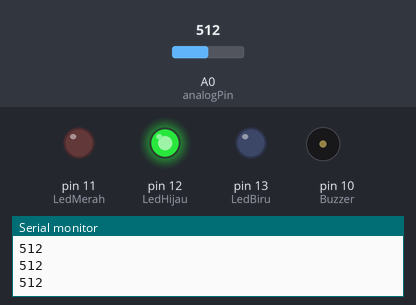
Simulated run of this sketch. Board: Arduino Uno, built with avr-gcc and run on an emulated ATmega328P. On the bench: output pins drawn as LEDs (lit = HIGH), buzzer (waves = sounding, pin HIGH), the last lines printed to the serial monitor. The inputs (shaded band) are chosen by the test bench; at power-on: A0 (analogPin) = 512.

Above: at 1.2 s.
1.3 s: A0 (analogPin) set to 543
2.8 s: A0 (analogPin) set to 558
At 3.5 s:
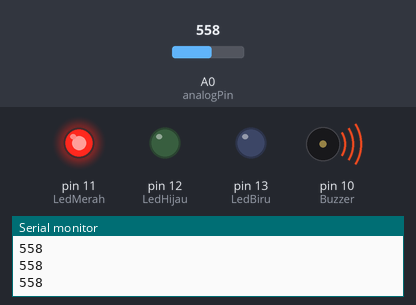
4.3 s: A0 (analogPin) set to 190
At 4.8 s:
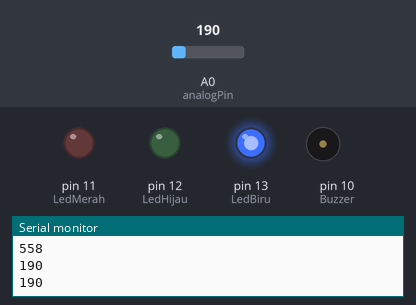
5.9 s: A0 (analogPin) set to 210
At 7.2 s:
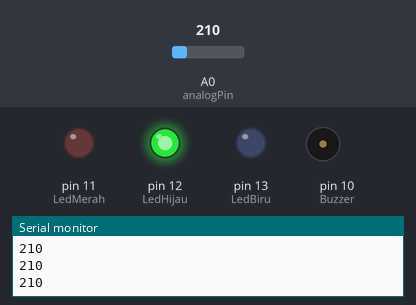
7.5 s: A0 (analogPin) set to 122
At 8.6 s:
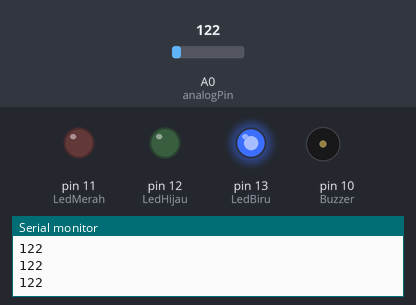
Timing chart, 0 to 10.1 s (numbered marks = the images above; inputs shaded):
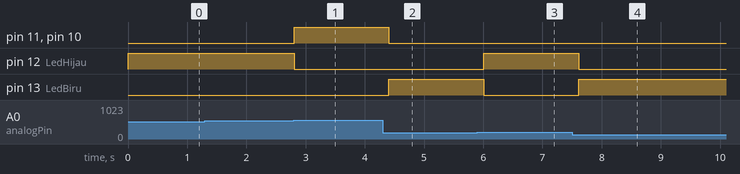

The sketch:

project.ino
```cpp
  // These constants won't change:
        const int analogPin = A0;    // pin that the sensor is attached to
        const int LedBiru = 13;       // pin that the LED is attached to
        const int LedHijau = 12;
        const int LedMerah = 11;
        const int Buzzer = 10;
        const int BatasBawah = 200 ; // an arbitrary threshold level that's in the range of the analoginput
        const int BatasAtas = 550;

        void setup() {
        // initialize the LED pin as an output:
        pinMode(LedMerah, OUTPUT);
        pinMode(LedHijau, OUTPUT) ;
        pinMode(LedBiru, OUTPUT) ;
        pinMode (Buzzer, OUTPUT);
        // initialize serial communications:
        Serial.begin(9600);
        }

        void loop() {
        // read the value of the potentiometer:
        int analogValue = analogRead(analogPin);

        // if the analog value is high enough, turn on the LED:
        if (analogValue < BatasBawah) {
         digitalWrite(LedBiru, HIGH);
        } else {
         digitalWrite(LedBiru, LOW);
        }

        if (analogValue > BatasBawah ) {
        digitalWrite(LedHijau, HIGH);
        } else {
        digitalWrite(LedHijau, LOW);
        }

       if (analogValue > BatasAtas) {
       digitalWrite(LedMerah, HIGH);
       digitalWrite(Buzzer , HIGH);
        digitalWrite(LedHijau, LOW);

      } else {
       digitalWrite(LedMerah, LOW);
       digitalWrite(Buzzer , LOW);

      }
      // print the analog value:
      Serial.println(analogValue);
      delay(200);        // delay in between reads for stability
    }
```

Measured:
- the behaviour switches between 550 and 551 on A0 (analogPin) (found by bisection; images 0 and 1)
- after the input at 2.8 s, pin 11 (LedMerah), pin 10 (Buzzer): LOW → HIGH at once; pin 12 (LedHijau): HIGH → LOW at once
- after the input at 4.3 s, pin 11 (LedMerah), pin 10 (Buzzer): HIGH → LOW after 0.11 s; pin 13 (LedBiru): LOW → HIGH after 0.11 s
- after the input at 5.9 s, pin 12 (LedHijau): LOW → HIGH after 0.11 s; pin 13 (LedBiru): HIGH → LOW after 0.11 s
- after the input at 7.5 s, pin 12 (LedHijau): HIGH → LOW after 0.11 s; pin 13 (LedBiru): LOW → HIGH after 0.11 s
